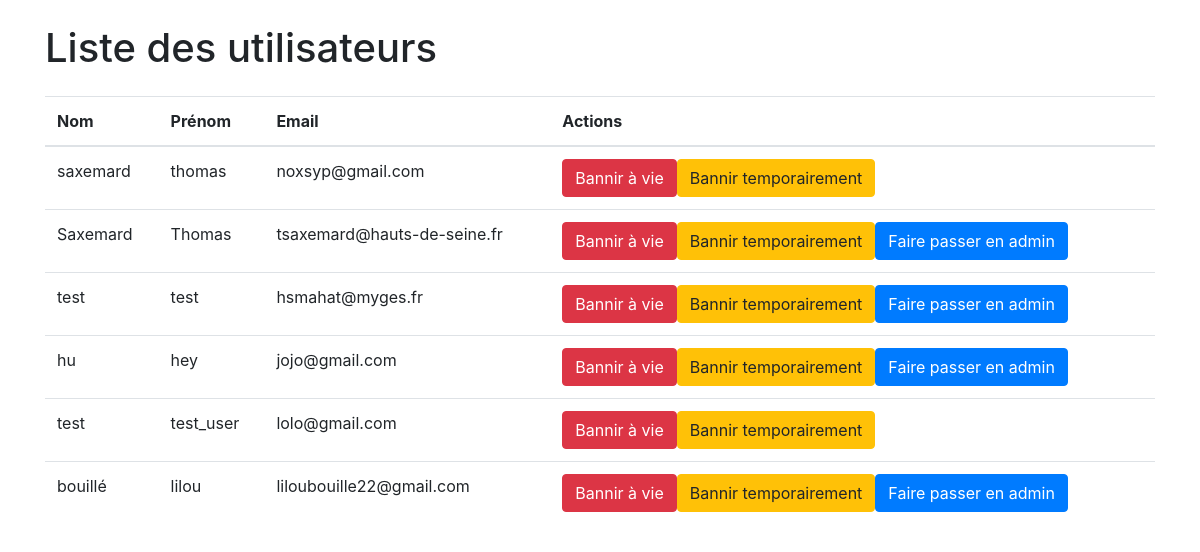
The app's page /PA/site/back_office/utilisateur/liste_utilisateur.php (signed in) with its own data.
### tables this page shows
CREATE TABLE `utilisateur` (
  `id` int(11) NOT NULL AUTO_INCREMENT,
  `lastname` varchar(50) NOT NULL,
  `firstname` varchar(50) NOT NULL,
  `email` varchar(255) NOT NULL,
  `pwd` varchar(255) NOT NULL,
  `gender` tinyint(1) DEFAULT NULL,
  `avatar` varchar(255) DEFAULT NULL,
  `birthday` date NOT NULL,
  `statut_admin` tinyint(1) NOT NULL DEFAULT 0,
  `isActive` tinyint(1) NOT NULL DEFAULT 0,
  `newsletter` tinyint(1) NOT NULL DEFAULT 0,
  PRIMARY KEY (`id`)
);

### PA/site/back_office/utilisateur/liste_utilisateur.php (the view, shortened to what this page needs)
<?php
require_once '../../../config.php';
$users = $pdo->query('SELECT * FROM utilisateur')->fetchAll(PDO::FETCH_ASSOC);
function printBanButtons($user) {
    global $pdo;
    $stmt = $pdo->prepare("SELECT * FROM bannissement WHERE utilisateur_id=? AND date_fin > CURDATE()");
    $stmt->execute([$user['id']]);
    $ban = $stmt->fetch();
    if ($user['isActive'] && !$ban) {
        echo "<button type='submit' name='ban_lifetime' value='{$user['id']}' class='btn btn-danger'>Bannir à vie</button>";
        echo "<button type='button' onclick='showTempBanForm({$user['id']})' class='btn btn-warning'>Bannir temporairement</button>";
        if (!$user['statut_admin']) {
            echo "<button type='submit' name='make_admin' value='{$user['id']}' class='btn btn-primary'>Faire passer en admin</button>";
        }
    } elseif ($ban) {
        echo "Banni jusqu'au {$ban['date_fin']}";
        echo "<button type='submit' name='unban_temp' value='{$user['id']}' class='btn btn-success'>Débannir</button>";
    } else {
        echo "<button type='submit' name='unban' value='{$user['id']}' class='btn btn-success'>Débannir</button>";
    }
}
?>
<!DOCTYPE html>
<html lang="fr">
<head>
    <link rel="stylesheet" href="https://stackpath.bootstrapcdn.com/bootstrap/4.3.1/css/bootstrap.min.css">
</head>
<body>
<div class="container">
    <h1 class="my-4">Liste des utilisateurs</h1>
    <table class="table">
        <thead>
            <tr>
                <th>Nom</th>
                <th>Prénom</th>
                <th>Email</th>
                <th>Actions</th>
            </tr>
        </thead>
        <tbody>
            <?php foreach ($users as $user): ?>
            <tr>
                <td><?php echo $user['lastname']; ?></td>
                <td><?php echo $user['firstname']; ?></td>
                <td><?php echo $user['email']; ?></td>
                <td>
                    <form method="post">
                        <?php printBanButtons($user); ?>
                    </form>
                </td>
            </tr>
            <?php endforeach; ?>
        </tbody>
    </table>
</div>
</body>
</html>

### records on screen
utilisateur: lastname "saxemard", firstname "thomas", email "noxsyp@gmail.com", $user['id'] 1 (drawn)
utilisateur: lastname "Saxemard", firstname "Thomas", email "tsaxemard@hauts-de-seine.fr", $user['id'] 2 (drawn)
utilisateur: lastname "test", firstname "test", email "hsmahat@myges.fr", $user['id'] 3 (drawn)
utilisateur: lastname "hu", firstname "hey", email "jojo@gmail.com", $user['id'] 4 (drawn)
utilisateur: lastname "test", firstname "test_user", email "lolo@gmail.com", $user['id'] 5 (drawn)
utilisateur: lastname "bouillé", firstname "lilou", email "liloubouille22@gmail.com", $user['id'] 6 (drawn)
